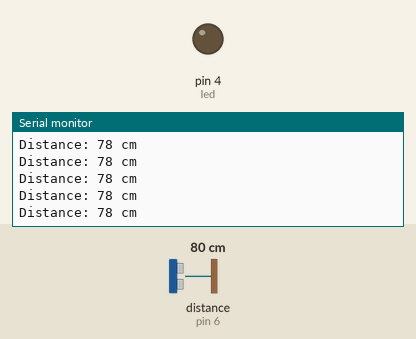
Bench run of a sketch on a simulated Arduino Uno, built with avr-gcc and run on an emulated ATmega328P. Parts: output pins drawn as LEDs (lit = HIGH), the last lines printed to the serial monitor. Wiring (inferred from the names in the program): ultrasonic range finder: trigger pin 5; echo pin 6. The test bench sets the inputs (shaded band); at power-on: distance to the obstacle (sensor on pin 6) 80 cm. The echo pulse lasts 58.3 µs per cm; pins used as bus, display or sensor lines are not drawn.

Above: at 1.2 s.
1.3 s: distance to the obstacle (sensor on pin 6) set to 9 cm
At 1.33 s:
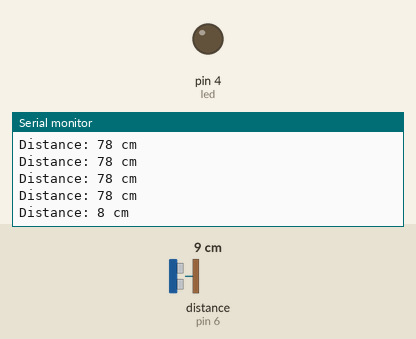
4.3 s: distance to the obstacle (sensor on pin 6) set to 18 cm
At 4.4 s:
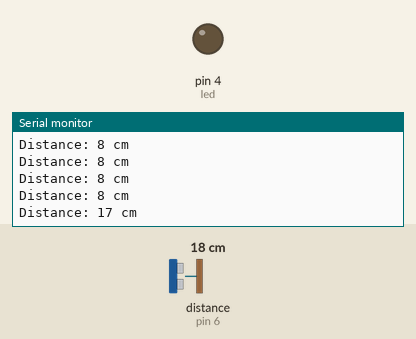
Timing chart, 0 to 7.3 s (numbered marks = the images above; inputs shaded):
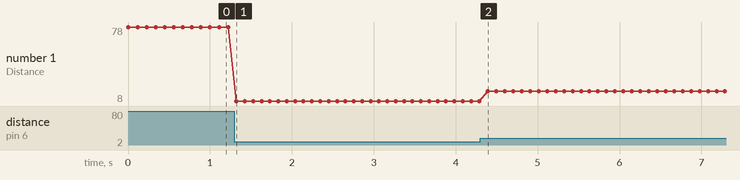

The sketch:

readUltrasonic.ino
```cpp
 #define TRIG 5
#define ECHO 6
#define led 4

long duration;
int distance;
int previous ;
int State = LOW;

void setup(){
Serial.begin(9600);
pinMode(TRIG, OUTPUT);
pinMode(ECHO, INPUT);
pinMode(led, OUTPUT);

}

bool readUltrasonic(){
  digitalWrite(TRIG, LOW);
delayMicroseconds(2);

digitalWrite(TRIG, HIGH);
delayMicroseconds(10);

digitalWrite(TRIG, LOW);

//distance = pulseIn(ECHO, HIGH)/58.2;
duration = pulseIn(ECHO, HIGH);
distance = duration * 0.034 / 2;

if( distance < 15){
  return HIGH;
}else{
  return LOW;
}

}

void loop(){

  readUltrasonic();

  Serial.print("Distance: ");
  Serial.print(distance);
  Serial.println(" cm");
  //delay(distance*10);
  delay(100);

//  digitalWrite(led, readUltrasonic());

 State = readUltrasonic();

 if(State == HIGH && previous == LOW){
    State = !State;
    digitalWrite(led, State);
 }

  previous = State;

}
```

Measured:
- after the input at 1.3 s, the serial monitor: prints a new line at once (image 1)
- after the input at 4.3 s, the serial monitor: prints a new line after 0.09 s (image 2)
- plotted number 1: 78 → 8 after the input at 1.3 s, 8 → 17 after the input at 4.3 s
